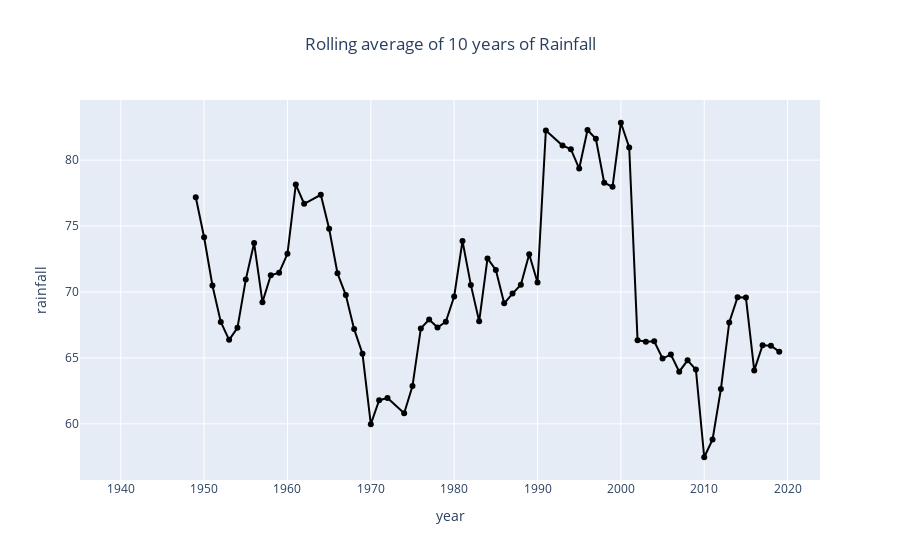

The notebook cell saved with this chart:
### Code cell
ax=df.groupby('year').mean()['rainfall'].rolling(10).mean()
fig = px.line(ax, x=ax.index, y='rainfall', title='Rolling average of 10 years of Rainfall')
fig.update_traces(mode='lines+markers',line=dict(color='Black'))
fig.update(layout=dict(title=dict(x=0.5)))
fig.show()

### Figure 1 — Plotly figure (JSON) as saved in the notebook; plotly's stock layout.template omitted (floating-point values rounded to 4 significant figures)
{"data": [{"hovertemplate": "year=%{x}<br>rainfall=%{y}<extra></extra>", "legendgroup": "", "line": {"color": "Black", "dash": "solid"}, "mode": "lines+markers", "name": "", "orientation": "v", "showlegend": false, "type": "scatter", "x": [1940, 1941, 1942, 1943, 1944, 1945, 1946, 1947, 1948, 1949, 1950, 1951, 1952, 1953, 1954, 1955, 1956, 1957, 1958, 1959, 1960, 1961, 1962, 1964, 1965, 1966, 1967, 1968, 1969, 1970, 1971, 1972, 1974, 1975, 1976, 1977, 1978, 1979, 1980, 1981, 1982, 1983, 1984, 1985, 1986, 1987, 1988, 1989, 1990, 1991, 1993, 1994, 1995, 1996, 1997, 1998, 1999, 2000, 2001, 2002, 2003, 2004, 2005, 2006, 2007, 2008, 2009, 2010, 2011, 2012, 2013, 2014, 2015, 2016, 2017, 2018, 2019], "xaxis": "x", "y": [null, null, null, null, null, null, null, null, null, 77.19, 74.15, 70.49, 67.73, 66.37, 67.28, 70.94, 73.71, 69.23, 71.26, 71.47, 72.89, 78.14, 76.69, 77.37, 74.8, 71.42, 69.77, 67.18, 65.31, 59.97, 61.79, 61.96, 60.81, 62.86, 67.24, 67.91, 67.31, 67.74, 69.66, 73.87, 70.54, 67.77, 72.54, 71.66, 69.14, 69.88, 70.54, 72.86, 70.71, 82.25, 81.11, 80.83, 79.36, 82.29, 81.62, 78.28, 77.97, 82.83, 80.97, 66.35, 66.22, 66.25, 64.95, 65.25, 63.95, 64.82, 64.12, 57.47, 58.82, 62.64, 67.69, 69.6, 69.58, 64.05, 65.96, 65.92, 65.47], "yaxis": "y"}], "layout": {"legend": {"tracegroupgap": 0}, "title": {"text": "Rolling average of 10 years of Rainfall", "x": 0.5}, "xaxis": {"anchor": "y", "domain": [0, 1], "title": {"text": "year"}}, "yaxis": {"anchor": "x", "domain": [0, 1], "title": {"text": "rainfall"}}}}
